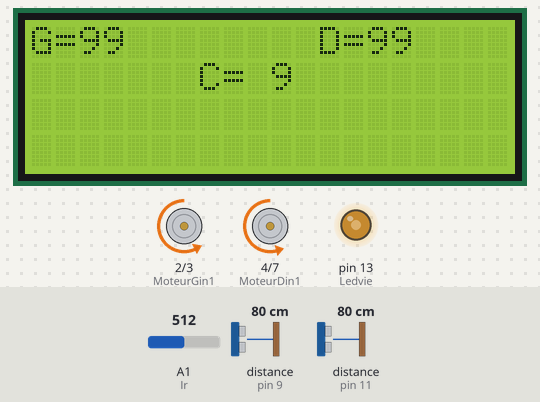
Recording of a sketch running on a simulated Arduino Uno, built with avr-gcc and run on an emulated ATmega328P. Shown: 20×4 character LCD, motor-driver pin pairs drawn as motors (green arrow = first pin HIGH = forward, orange = second pin HIGH = backward, longer = more drive, scaled by the enable pin), output pins drawn as LEDs (lit = HIGH). Wiring (inferred from the names in the program): 2 × ultrasonic range finder: trigger pin 8, echo pin 9 / trigger pin 10, echo pin 11. The test bench sets the inputs (shaded band); at power-on: A1 (Ir) = 512, distance to the obstacle (sensors on pin 9, pin 11) 80 cm. The echo pulse lasts 58.3 µs per cm; pins used as bus, display or sensor lines are not drawn; what the sketch prints to the serial monitor is not drawn.

Above: at 1.03 s.
1.3 s: A1 (Ir) set to 481
2.8 s: A1 (Ir) set to 462
At 4.23 s:
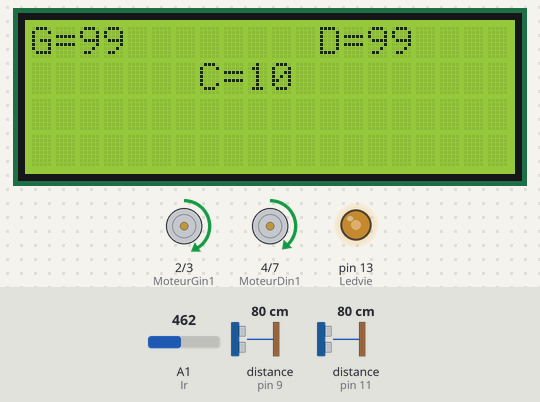
4.4 s: distance to the obstacle (sensor on pin 9) set to 29 cm
At 4.97 s:
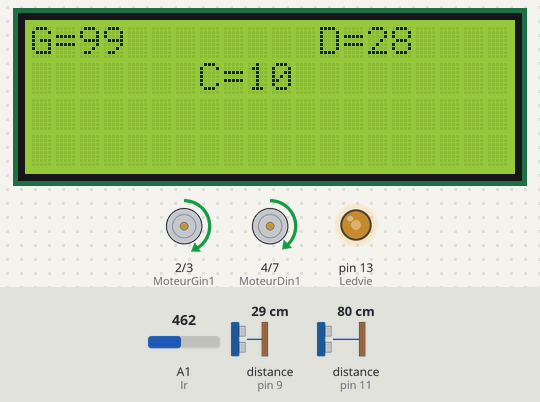
5.9 s: distance to the obstacle (sensor on pin 9) set to 24 cm
At 7.21 s:
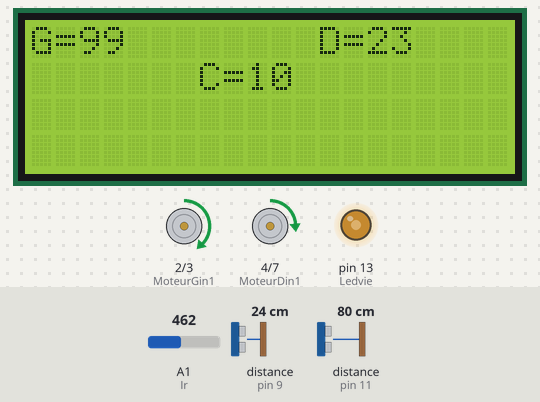
7.5 s: distance to the obstacle (sensor on pin 11) set to 2 cm
At 7.83 s:
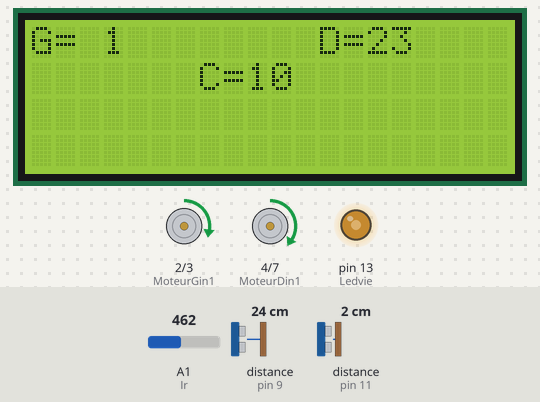
Timing chart, 0 to 10.2 s (numbered marks = the images above; inputs shaded):
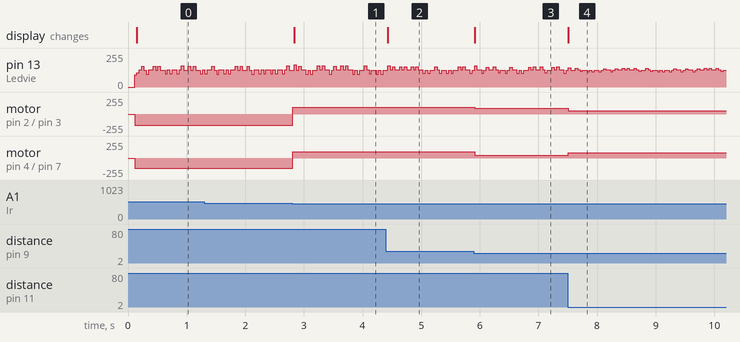

The sketch:

mode_auto.ino
```cpp
//bibli
#include <Wire.h>
#include <LiquidCrystal_I2C.h>

//def des pin
#define Ir A1
#define Ledvie 13
#define trigD 8
#define echoD 9
#define trigG 10
#define echoG 11
#define MoteurDin1 4  //pin de commande moteur DroitIN3
#define MoteurDin2 7  //pin de commande moteur DroitIN4
#define MoteurDenA 5  //pin PWM moteur Droit
#define MoteurGin1 2  //pin de commande moteur Gauche
#define MoteurGin2 3 //pin de commande moteur Gauche
#define MoteurGenA 6 //pin PWM moteur Gauche

//variable de commande
#define Droit 0
#define Gauche 1
#define Avancer 1
#define Reculer 2
#define Stop 0

//def variable
unsigned long t, t0 = 0 ;
float ancienD = 0, ancienG = 0, ancienC = 0, value=0,volt=0,vlt;
int delta,distC,distanceC;
byte  correc,sensD, vitesseD, sensG, vitesseG, x=0;
boolean etatLedvie = true;

//def fonction
void cmd_motor(byte, byte, byte);
int ultrason(boolean direct);
float Infra(void);

//init lcd
LiquidCrystal_I2C lcd(0x27,20,4);


void setup() {
lcd.init();
lcd.backlight();
Serial.begin(9600);
lcd.print("G=");
lcd.setCursor(12,0);
lcd.print("D=");
lcd.setCursor(7,1);
lcd.print("C=");

//sensG=Reculer;
//sensD=Reculer;

pinMode(Ledvie,OUTPUT);
pinMode(trigG,OUTPUT);
pinMode(trigD,OUTPUT);
pinMode (MoteurDin1,OUTPUT);
pinMode (MoteurDin2,OUTPUT);
pinMode (MoteurDenA,OUTPUT);
pinMode (MoteurGin1,OUTPUT);
pinMode (MoteurGin2,OUTPUT);
pinMode (MoteurGenA,OUTPUT);

delta=100;
correc=5;
}

void loop() {
t = millis();
  //led de vie
etatLedvie=!etatLedvie;
digitalWrite(Ledvie, etatLedvie);
//lecture des ultrasons
   if ((t - t0) >= 100)
   {   t0 = t;

  int DistanceD = ultrason(Droit);
  int DistanceG = ultrason(Gauche);
      distanceC = Infra();

   if((DistanceD >= 100) || (DistanceD == 0)){ DistanceD = 99; }
   if((DistanceG >= 100) || (DistanceG == 0)){ DistanceG = 99; }
if(distanceC >= 100){ distanceC = 99; }

 if( ancienG != DistanceG){
     lcd.setCursor(2, 0);
  if(DistanceG < 10){ lcd.print(' '); }
  lcd.print(DistanceG);
   ancienG = DistanceG;
}

if(ancienD != DistanceD){
  lcd.setCursor(14, 0);
  if(DistanceD < 10){ lcd.print(' '); }
  lcd.print(DistanceD);
  ancienD = DistanceD;
}

Serial.println(distanceC);
 if( ancienC != distanceC){
     lcd.setCursor(9, 1);
  if(distanceC < 10){ lcd.print(' '); }
  lcd.print(distanceC);
   ancienC = distanceC;
    }


if ((DistanceD<25) && (DistanceD<DistanceG)){
sensD=Avancer;vitesseG=15;
sensG=Avancer;vitesseD=30;
}
else {
        if ((DistanceG<25)&&(DistanceG<DistanceD)){
        sensD=Avancer;vitesseG=30;
        sensG=Avancer;vitesseD=15;
        }
        else {
                    if ((DistanceG>=30)&& (DistanceD>=30)){
                      sensD=Avancer;vitesseG=36;
                      sensG=Avancer;vitesseD=36;
                      }
              }
     }

     if ((distanceC<20)&&(distanceC>15)){
     vitesseG=vitesseG-5;
     vitesseD=vitesseD-5;
     }

     else{

       if((distanceC<15)&&(distanceC>10)){
         vitesseG=vitesseG-10;
         vitesseD=vitesseD-10;
       }
     else{
     if((distanceC<10)&&(distanceC>1)){
       sensD=Reculer;vitesseG=60;
       sensG=Reculer;vitesseD=60;
         }
        }
     }

  cmd_motor(Gauche,sensG,vitesseG);
  cmd_motor(Droit,sensD,vitesseD+correc);


}
}


//fonctions
int ultrason(boolean direct)
{
  byte trig, echo ;
  float distance,ancien=0;

  if (direct == Droit){
         trig = trigD ;
         echo = echoD;
    }
    else
    {
       if(direct == Gauche){
            trig = trigG;
            echo = echoG;
        }
    }

  digitalWrite(trig, HIGH);
  delayMicroseconds(10);
  digitalWrite(trig, LOW);

  t = pulseIn(echo, HIGH,  4250);

 distance = (0.034 * t)/2;

 if(ancien !=distance ){

      ancien =distance ;

    }


    return distance;
  }

void cmd_motor(byte motor, byte sens, byte vitesse){
byte rapcycle;

  rapcycle=map(vitesse,0,100,0,255); //on map pour avoir les 12 volt en pourcentage et pouvoir gerer le rapport cycle plus clairement

  //choix du moteur
  if ( motor == Droit && sens == Avancer) {
    analogWrite(MoteurDenA,rapcycle);
    digitalWrite(MoteurDin1,HIGH);
    digitalWrite(MoteurDin2, LOW);

  }

if ( motor == Droit && sens == Reculer) {
    analogWrite(MoteurDenA,rapcycle);
    digitalWrite(MoteurDin1,LOW);
    digitalWrite(MoteurDin2, HIGH);

  }

  if ( motor == Droit && sens == Stop) {
     digitalWrite(MoteurDenA,LOW);
    }


     if ( motor == Gauche && sens == Avancer) {
    analogWrite(MoteurGenA,rapcycle);
    digitalWrite(MoteurGin1,HIGH);
    digitalWrite(MoteurGin2, LOW);

  }

if ( motor == Gauche && sens == Reculer) {
    analogWrite(MoteurGenA,rapcycle);
    digitalWrite(MoteurGin1,LOW);
    digitalWrite(MoteurGin2, HIGH);

  }

  if ( motor == Gauche && sens == Stop) {
     digitalWrite(MoteurGenA,LOW);
    }
}

float Infra(){
 value = analogRead(Ir);
 vlt = (value*5.0)/1023;
 distC= 27.0327*pow(vlt,-1.198567);
 return distC;
  }
```

Measured:
- the behaviour switches between 470 and 469 on A1 (Ir) (found by bisection; images 0 and 1)
- the behaviour switches between 26 and 25 cm on distance to the obstacle (sensor on pin 9) (found by bisection; images 2 and 3)
- after the input at 2.8 s, motor on pin 2 (MoteurGin1) / pin 3 (MoteurGin2): backward 165/255 → forward 104/255 at once; motor on pin 4 (MoteurDin1) / pin 7 (MoteurDin2): backward 153/255 → forward 91/255 at once; the display: changes at once (image 1)
- after the input at 4.4 s, the display: changes at once (image 2)
- after the input at 5.9 s, motor on pin 2 (MoteurGin1) / pin 3 (MoteurGin2): forward 104/255 → forward 89/255 at once; motor on pin 4 (MoteurDin1) / pin 7 (MoteurDin2): forward 91/255 → forward 38/255 at once; the display: changes at once (image 3)
- after the input at 7.5 s, motor on pin 2 (MoteurGin1) / pin 3 (MoteurGin2): forward 89/255 → forward 51/255 at once; motor on pin 4 (MoteurDin1) / pin 7 (MoteurDin2): forward 38/255 → forward 76/255 at once; the display: changes at once (image 4)
